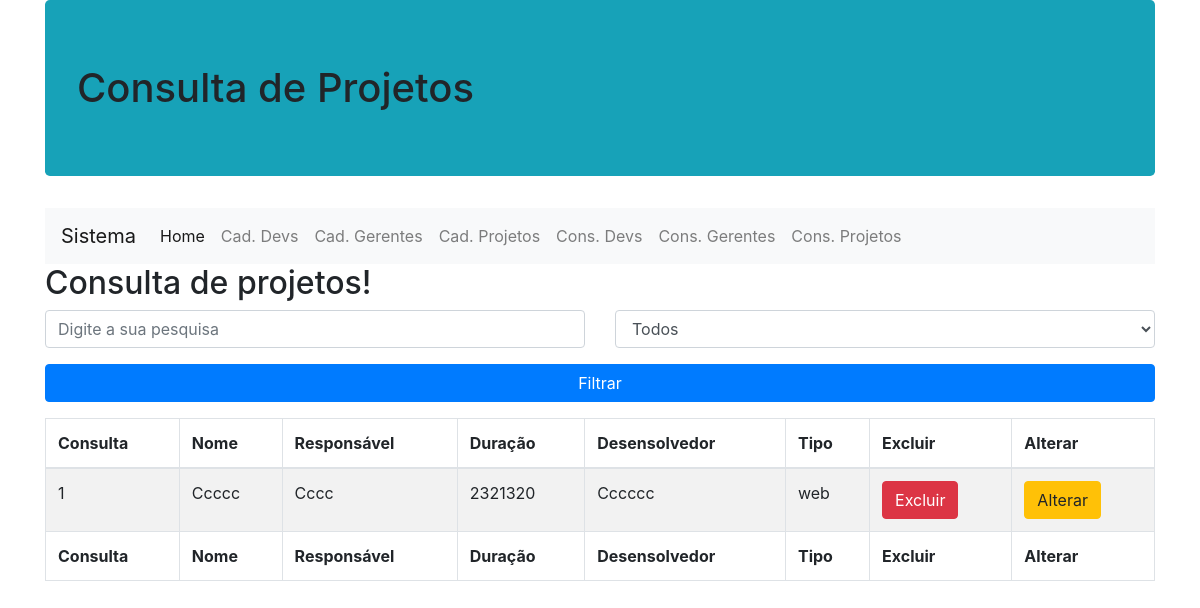
The page /consulta-projs.php on the database as committed earlier.
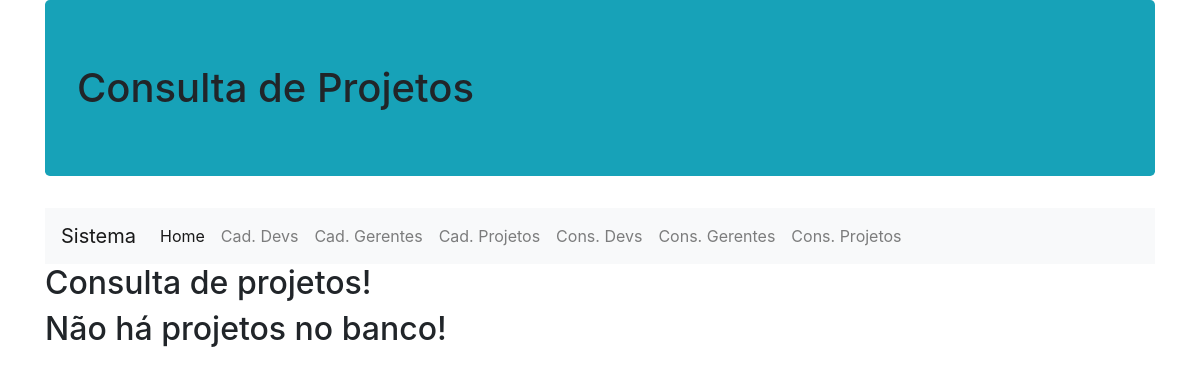
The same page on the database as committed later.
### tables this page shows
CREATE TABLE `projetos` (
  `idProj` bigint(20) NOT NULL,
  `nomeproj` varchar(50) NOT NULL,
  `responsavel` varchar(50) NOT NULL,
  `duracao` float NOT NULL,
  `tipoproj` varchar(50) NOT NULL,
  `devproj` varchar(50) NOT NULL
);

### dao/conexaobanco.class.php (called while the page is built, shortened)
<?php
class ConexaoBanco extends PDO {
  private static $instance = null;
  public static function getInstance(){
    try{
        if(!isset(self::$instance)){
          self::$instance = new
          ConexaoBanco("mysql:dbname=thefixt;host=localhost","root","");
        }
        return self::$instance;
    }catch(PDOException $e){
        echo "Erro ao conectar no banco! ".$e;
    }
  }
}

### dao/projetodao.class.php (called while the page is built, shortened)
<?php
require 'conexaobanco.class.php';
 class ProjDAO {
   private $conexao = null;
   public function __construct(){
     $this->conexao = ConexaoBanco::getInstance();
   }
   public function buscarProj(){
     try{
       $stat = $this->conexao->query("select * from projetos");
       $array = $stat->fetchAll(PDO::FETCH_CLASS, 'Proj');
       return $array;
     }catch(PDOException $e){
     }
   }
 }

### modelo/projeto.class.php (called while the page is built, shortened)
<?php
Class Proj{
  public function __get($a){return $this->$a;}
}

### consulta-projs.php (the view, shortened to what this page needs)
<?php
include_once 'dao/projetodao.class.php';
include_once 'modelo/projeto.class.php';
$projDAO = new ProjDAO();
$array = $projDAO->buscarProj();
?>
<!DOCTYPE html>
<html lang="pt-br">
<head>
  <link href="vendor/twbs/bootstrap/dist/css/bootstrap.min.css" rel="stylesheet"/>
  <link rel="stylesheet" type="text/css" href="../css/home.css">
  <link rel="stylesheet" href="https://stackpath.bootstrapcdn.com/bootstrap/4.1.3/css/bootstrap.min.css">
</head>
<body>
  <div class="container">
    <h1 class="jumbotron bg-info">Consulta de Projetos</h1>
    <nav class="navbar navbar-expand-lg navbar-light bg-light">
      <a class="navbar-brand" href="#">Sistema</a>
      <div class="collapse navbar-collapse" id="navbarNav">
        <ul class="navbar-nav">
          <li class="nav-item active">
            <a class="nav-link" href="index.php">Home</a>
          </li>
          <li class="nav-item">
            <a class="nav-link" href="cadastro-dev.php">Cad. Devs <span class="sr-only">(current)</span></a>
          </li>
          <li class="nav-item">
            <a class="nav-link" href="cadastro-gerente.php">Cad. Gerentes</a>
          </li>
          <li class="nav-item">
            <a class="nav-link" href="cadastro-proj.php">Cad. Projetos</a>
          </li>
          <li class="nav-item">
            <a class="nav-link" href="consulta-devs.php">Cons. Devs</a>
          </li>
          <li class="nav-item">
            <a class="nav-link" href="consulta-gerentes.php">Cons. Gerentes</a>
          </li>
          <li class="nav-item">
            <a class="nav-link" href="consulta-projs.php">Cons. Projetos</a>
          </li>
        </ul>
      </div>
    </nav>
    <h2>Consulta de projetos!</h2>
    <?php
    if(count($array) == 0){
        echo "<h2>Não há projetos no banco!</h2>";
        return;
    }
    ?>
    <form name="filtrar" method="post" action="">
      <div class="row">
        <div class="form-group col-md-6">
          <input type="text" name="txtfiltro" placeholder="Digite a sua pesquisa" class="form-control">
        </div>
        <div class="form-group col-md-6">
          <select name="selfiltro" class="form-control">
            <option value="todos">Todos</option>
          </select>
        </div>
      </div>
      <div class="form-group">
        <input type="submit" name="filtrar" value="Filtrar" class="btn btn-primary btn-block">
      </div>
    </form>
    <div class="table-responsive">
      <table class="table table-striped table-bordered table-hover table-condensed">
        <thead>
          <tr>
            <th>Consulta</th>
            <th>Nome</th>
            <th>Responsável</th>
            <th>Duração</th>
            <th>Desensolvedor</th>
            <th>Tipo</th>
            <th>Excluir</th>
            <th>Alterar</th>
          </tr>
        </thead>
        <tfoot>
          <tr>
            <th>Consulta</th>
            <th>Nome</th>
            <th>Responsável</th>
            <th>Duração</th>
            <th>Desensolvedor</th>
            <th>Tipo</th>
            <th>Excluir</th>
            <th>Alterar</th>
          </tr>
        </tfoot>
        <tbody>
          <?php
          foreach($array as $l){
            echo "<tr>";
              echo "<td>$l->idProj</td>";
              echo "<td>$l->nomeproj</td>";
              echo "<td>$l->responsavel</td>";
              echo "<td>$l->duracao</td>";
              echo "<td>$l->devproj</td>";
              echo "<td>$l->tipoproj</td>";
              echo "<td><a href='consulta-projs.php?id=$l->idProj' class='btn btn-danger'>Excluir</a></td>";
              echo "<td><a href='alterar-proj.php?id=$l->idProj' class='btn btn-warning'>Alterar</a></td>";
            echo "</tr>";
          }
          ?>
        </tbody>
      </table>
    </div>
  </div>
</body>
</html>

Rows that differ between the two databases and show on the page:
removed projetos: idProj "1", nomeproj "Ccccc", responsavel "Cccc", duracao "2321320", devproj "Cccccc", tipoproj "web"
Other text that changed with them:
form field selfiltro: "Todos" → (not shown)
form field filtrar: "Filtrar" → (not shown)
text no longer shown: "Consulta Nome Responsável Duração Desensolvedor Tipo Excluir Alterar Consulta Nome Responsável Duração Desensolvedor Tipo Excluir Alterar"
text now shown: "Não há projetos no banco!"
